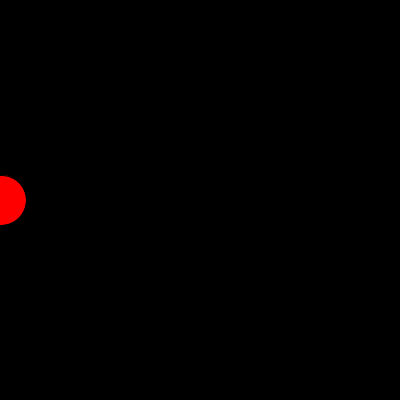
Frame 1 (no input)
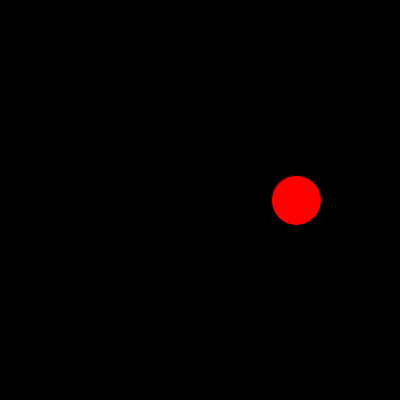
Frame 60 (the mouse pressed at the canvas centre just before this capture)
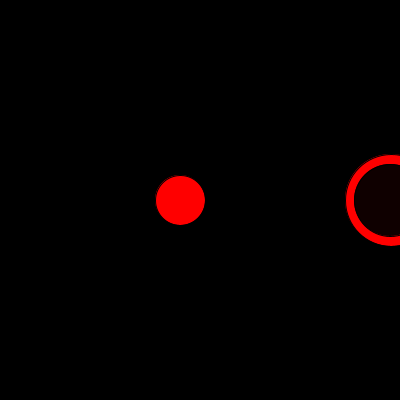
Frame 120 (the mouse held since frame 60 and released just before this capture)

The Processing sketch that drew these frames (run headless with seeded random() and noise(); from frame 60 on, the mouse is pressed at the canvas centre):

// Processing sketch: processing_70113
// ── processing_70113.pde

//Benson L, Functions and Animation, CPI mods 14-15
int x2 = 1;
int y2 = 50;
int z = 5;
int a = 390;
int b = 50;
int c = 5;
int d = 1;
int e = 20;
int f = 5;
int g = 1;
void setup()
{
  size(400,400);
}
void draw()
{
  background(0);
  fill(255,0,0);
  frameRate(8);
  ellipse(x2,200,y2,y2);
  x2 = x2 + z;
  if(x2 > 390)
  {
    frameRate(50);
    fill(0,0,0,240);
    ellipse(390,200,y2 - 20, y2 - 20);
    y2 = y2 + 1;
    z = 0;
  }
  if (x2 > 390)
  {
    fill(255,0,0);
    ellipse(a,200,b,b);
    a = a - c;
  }
  if(a < 1)
  {
    fill(0,0,0,240);
    ellipse(1,200,b - 20, b - 20);
    c = 0;
    b = b + d;
  }
  if(b > 600)
  {
    frameRate(15);
    fill(41,d,13);
    ellipse(200,200,e,e);
    e = e + f;
    d = d + 10;
  }
  if(d > 200)
  {
    fill(0);
    ellipse(200,200,g,g);
    g = g + f;
  }
}
